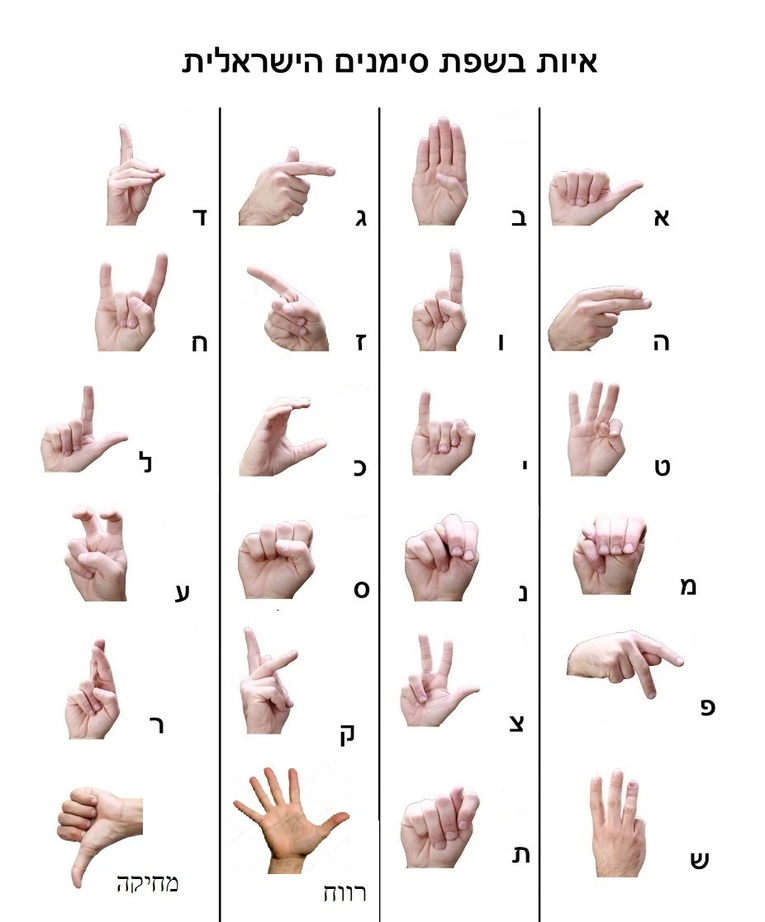
#> input picture Resources/Legend.jpg, 765 x 922 px, shrunk from 926 x 1116 before the run; its folder holds only this picture in this run
$ python -i utils.py   (imports and definitions only)
#> lines starting #> are read from the running program, lines starting #| are printed output that depends on the picture; after the words box and inside, x2 and y2 are one past the last pixel; in counts of white or black regions, pixels touching at a corner belong together
#> further down, picture is the input picture: shape (922, 765, 3); mean B, G, R 237.2, 238.2, 242.8
#!/usr/bin/env python3
"""
Project Utilities.

Usage in python console: "from utils import function_name".

@author: Netanel Azoulay
@author: Roman Koifman
"""

import cv2
import glob
import os
import random
from projectParams import alphaBet


# [22 lines left out: function flipImages, not called in this run]


def binaryMask(img):
    """
    Apply binary mask on raw rgb image.

    :param img: 3D np array.
    :return: processed image. (3D np array).
    """
    img = cv2.cvtColor(img, cv2.COLOR_BGR2GRAY)
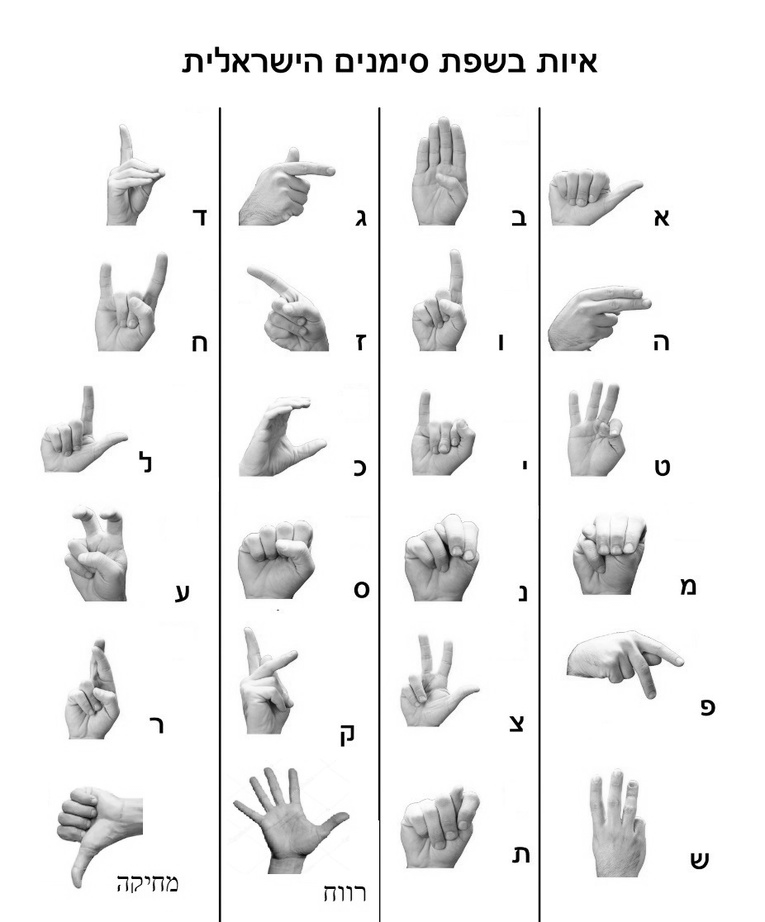
#> img: shape (922, 765); min 0, max 255, mean 239.4
    img = cv2.GaussianBlur(img, (7, 7), 3)
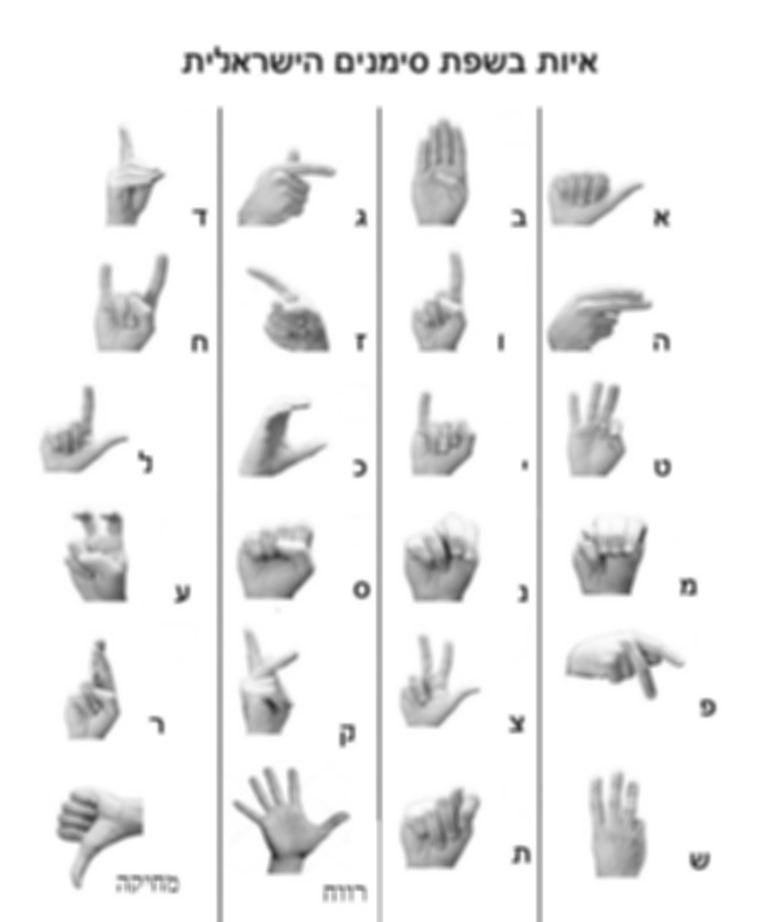
#> img: shape (922, 765); min 37, max 255, mean 239.4
    img = cv2.adaptiveThreshold(img, 255, cv2.ADAPTIVE_THRESH_GAUSSIAN_C, cv2.THRESH_BINARY_INV, 11, 2)
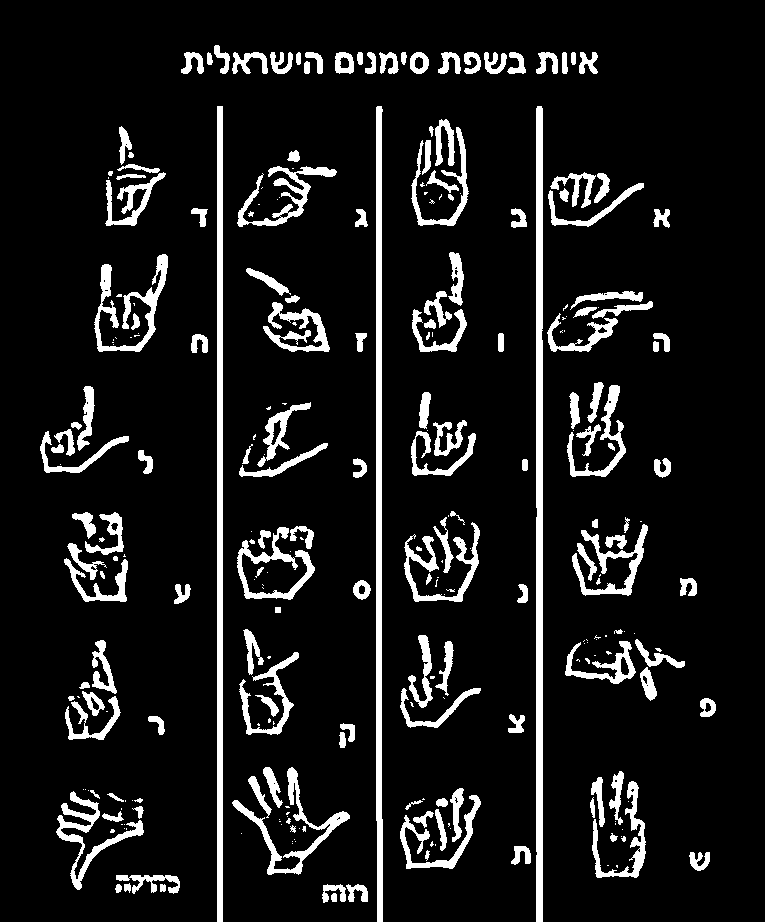
#> img: shape (922, 765); 9.9% white; 279 white regions (113 under 20 px), largest, box (x1, y1, x2, y2) and area: (536, 106, 543, 922) 5686, (376, 106, 383, 922) 4900, (217, 106, 223, 922) 4896
    ret, new = cv2.threshold(img, 25, 255, cv2.THRESH_BINARY_INV + cv2.THRESH_OTSU)
#> ret = 0
    return new


# [144 lines left out: functions applyBinaryMasks, moveRandomFiles, moveProjectData, convertIndexToHebrewLetter, convertEnglishToHebrewLetter, convertHebrewLetterToFinal and 2 more, not called in this run]

>>> import cv2
>>> picture = cv2.imread('Resources/Legend.jpg')
>>> result = binaryMask(picture)
